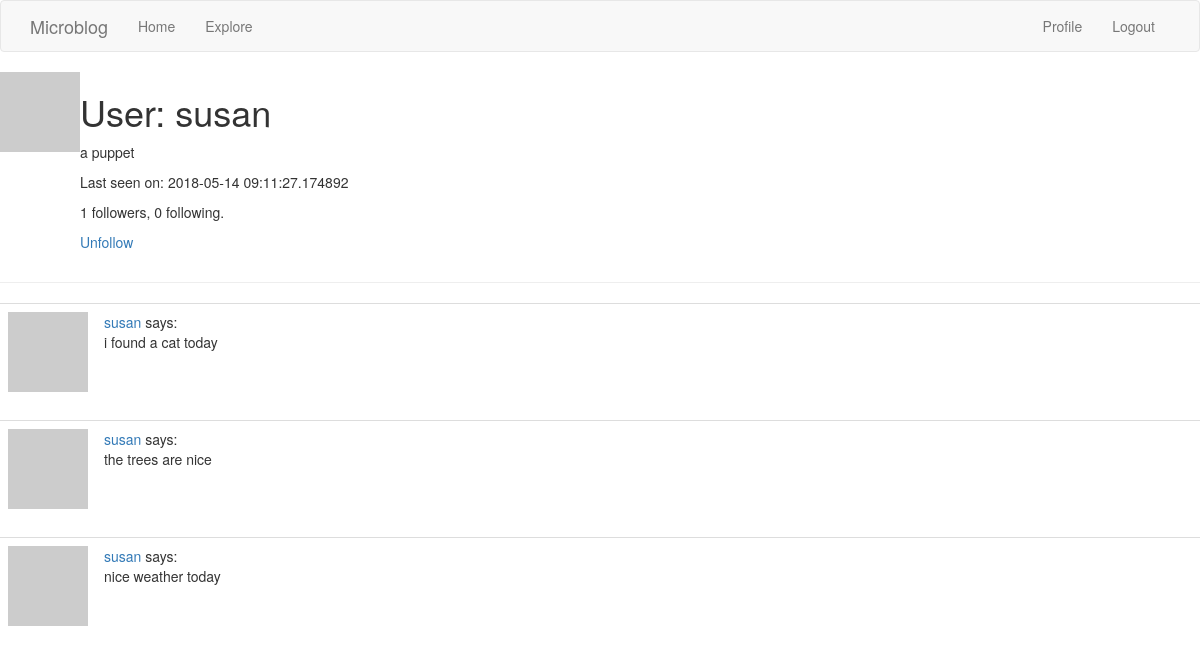
The page /user/susan (signed in) on the database its author committed.
### app/models.py (models this page shows, shortened)
class User(UserMixin, db.Model):
    id = db.Column(db.Integer, primary_key=True)
    username = db.Column(db.String(64), index=True, unique=True)
    email = db.Column(db.String(120), index=True, unique=True)
    password_hash = db.Column(db.String(128))
    posts = db.relationship('Post', backref='author', lazy='dynamic')
    about_me = db.Column(db.String(140))
    last_seen = db.Column(db.DateTime, default=datetime.utcnow)
    def avatar(self, size):
        digest = md5(self.email.lower().encode('utf-8')).hexdigest()
        return 'https://www.gravatar.com/avatar/{}?d=identicon&s={}'.format(
            digest, size)
    def is_following(self, user):
        return self.followed.filter(
            followers.c.followed_id == user.id).count() > 0
    followed = db.relationship(
        'User', secondary=followers,
        primaryjoin=(followers.c.follower_id == id),
        secondaryjoin=(followers.c.followed_id == id),
        backref=db.backref('followers', lazy='dynamic'), lazy='dynamic')

class Post(db.Model):
    id = db.Column(db.Integer, primary_key=True)
    body = db.Column(db.String(140))
    timestamp = db.Column(db.DateTime, index=True, default=datetime.utcnow)
    user_id = db.Column(db.Integer, db.ForeignKey('user.id'))

### app/routes.py (the view)
@app.route('/user/<username>')
@login_required
def user(username):
    user = User.query.filter_by(username=username).first_or_404()
    page = request.args.get('page', 1, type=int)
    posts = user.posts.order_by(Post.timestamp.desc()).paginate(
        page, app.config['POSTS_PER_PAGE'], False)
    next_url = url_for('user', username=user.username, page=posts.next_num) \
        if posts.has_next else None
    prev_url = url_for('user', username=user.username, page=posts.prev_num) \
        if posts.has_prev else None
    return render_template('user.html', user=user, posts=posts.items,
                           next_url=next_url, prev_url=prev_url)

### app/models.py (called while the page is built)
@login.user_loader
def load_user(id):
    return User.query.get(int(id))

### app/routes.py (called while the page is built)
@app.before_request
def before_request():
    if current_user.is_authenticated:
        current_user.last_seen = datetime.utcnow()
        db.session.commit()

### app/templates/user.html (shortened to what this page needs)
{% extends "base.html" %}
{% block content %}
    <table>
        <tr valign="top">
            <td><img src="{{ user.avatar(128) }}"></td>
            <td>
       <h1>User: {{ user.username }}</h1>
        {% if user.about_me %}<p>{{ user.about_me }}</p>{% endif %}
        {% if user.last_seen %}<p>Last seen on: {{ user.last_seen }}</p>{% endif %}
        <p>{{ user.followers.count() }} followers, {{ user.followed.count() }} following.</p>
        {% if user == current_user %}
        <p><a href="{{ url_for('edit_profile') }}">Edit your profile</a></p>
        {% elif not current_user.is_following(user) %}
        <p><a href="{{ url_for('follow', username=user.username) }}">Follow</a></p>
        {% else %}
        <p><a href="{{ url_for('unfollow', username=user.username) }}">Unfollow</a></p>
        {% endif %}
            </td>
        </tr>
    </table>
    <hr>
    {% for post in posts %}
        {% include '_post.html' %}
    {% endfor %}
{% endblock %}

### app/templates/_post.html
    <table class="table table-hover">
        <tr>
            <td width="70px">
                <a href="{{ url_for('user', username=post.author.username) }}">
                    <img src="{{ post.author.avatar(70) }}" />
                </a>
            </td>
            <td>
                <a href="{{ url_for('user', username=post.author.username) }}">
                    {{ post.author.username }}
                </a>
                says:
                <br>
                {{ post.body }}
            </td>
        </tr>
    </table>

### rows shown on the page
User: username "susan", about_me "a puppet", last_seen "2018-05-14 09:11:27.174892"
Post: author.username "susan", body "i found a cat today"
Post: author.username "susan", body "the trees are nice"
Post: author.username "susan", body "nice weather today"

### other values the page prints
{{ user.followers.count() }} "1"
{{ user.followed.count() }} "0"
